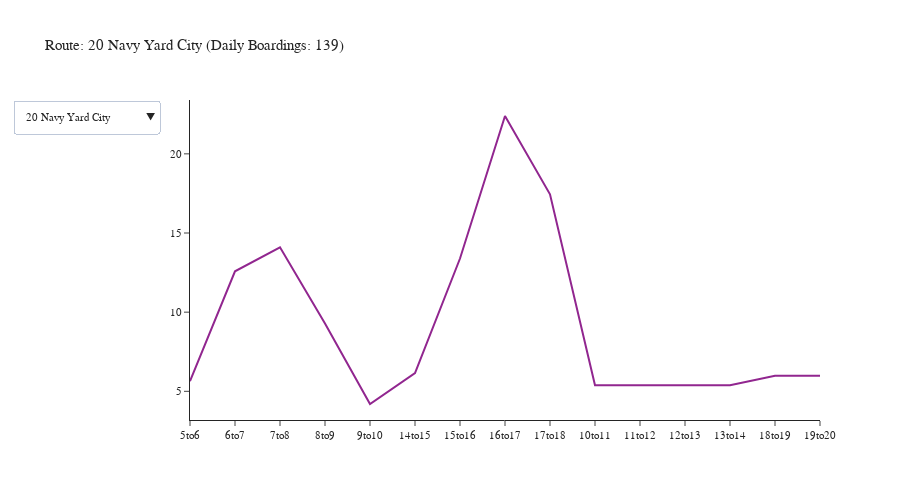

The cell this chart's notebook holds for it:
### Code cell
agency = 'Kitsap Transit'
df = df_transit_line[df_transit_line['agency'] == agency]
df = df.groupby(['tod', 'description']).agg({'boardings': 'sum'}).reset_index()
fig = create_tod_chart(df)
fig.show()

### Figure 1 — Plotly figure (JSON) as saved in the notebook; plotly's stock layout.template omitted (floating-point values rounded to 4 significant figures)
{"data": [{"mode": "lines", "name": "20 Navy Yard City", "type": "scatter", "visible": true, "x": ["5to6", "6to7", "7to8", "8to9", "9to10", "14to15", "15to16", "16to17", "17to18", "10to11", "11to12", "12to13", "13to14", "18to19", "19to20"], "y": [5.643, 12.58, 14.1, 9.284, 4.199, 6.149, 13.39, 22.39, 17.45, 5.38, 5.38, 5.38, 5.38, 5.976, 5.976]}, {"mode": "lines", "name": "212 Brem-Silverdle W", "type": "scatter", "visible": false, "x": ["5to6", "6to7", "7to8", "8to9", "9to10", "14to15", "15to16", "16to17", "17to18", "10to11", "11to12", "12to13", "13to14", "18to19", "19to20", "20to21", "21to22", "22to23", "23to0", "0to1", "1to2", "2to3", "3to4", "4to5"], "y": [24.84, 55.93, 73.03, 48.0, 26.1, 50.08, 53.06, 61.07, 79.95, 30.36, 30.36, 30.36, 30.36, 52.12, 52.12, 6.328, 6.328, 6.328, 6.328, 6.328, 6.328, 6.328, 6.328, 6.328]}, {"mode": "lines", "name": "217 Brem-Silverdle E", "type": "scatter", "visible": false, "x": ["5to6", "6to7", "7to8", "8to9", "9to10", "14to15", "15to16", "16to17", "17to18", "10to11", "11to12", "12to13", "13to14", "18to19", "19to20", "20to21", "21to22", "22to23", "23to0", "0to1", "1to2", "2to3", "3to4", "4to5"], "y": [34.12, 52.63, 111.5, 83.41, 25.7, 58.08, 59.03, 72.91, 75.76, 36.21, 36.21, 36.21, 36.21, 55.06, 55.06, 6.561, 6.561, 6.561, 6.561, 6.561, 6.561, 6.561, 6.561, 6.561]}, {"mode": "lines", "name": "221 Perry Avenue", "type": "scatter", "visible": false, "x": ["5to6", "6to7", "7to8", "8to9", "9to10", "14to15", "15to16", "16to17", "17to18", "10to11", "11to12", "12to13", "13to14", "18to19", "19to20"], "y": [1.564, 16.16, 6.772, 8.9, 2.721, 4.013, 5.618, 10.32, 6.574, 4.393, 4.393, 4.393, 4.393, 12.87, 12.87]}, {"mode": "lines", "name": "223 Kariotis", "type": "scatter", "visible": false, "x": ["6to7", "7to8", "8to9", "9to10", "14to15", "15to16", "16to17", "17to18", "10to11", "11to12", "12to13", "13to14", "18to19", "19to20"], "y": [2.468, 2.775, 8.408, 1.613, 5.638, 2.596, 5.129, 4.817, 2.518, 2.518, 2.518, 2.518, 1.169, 1.169]}, {"mode": "lines", "name": "225 Sheridan Park", "type": "scatter", "visible": false, "x": ["5to6", "6to7", "7to8", "8to9", "9to10", "14to15", "15to16", "16to17", "17to18", "10to11", "11to12", "12to13", "13to14", "18to19", "19to20"], "y": [3.087, 30.37, 4.211, 14.66, 3.777, 4.113, 11.79, 11.11, 11.98, 4.956, 4.956, 4.956, 4.956, 8.745, 8.745]}, {"mode": "lines", "name": "235 E Silvr-Old Twn", "type": "scatter", "visible": false, "x": ["8to9", "9to10", "14to15", "15to16", "16to17", "17to18", "10to11", "11to12", "12to13", "13to14"], "y": [1.314, 0.4681, 0.5126, 0.3013, 1.343, 0.8661, 0.4588, 0.4588, 0.4588, 0.4588]}, {"mode": "lines", "name": "237 W Silvr-Fairgrnd", "type": "scatter", "visible": false, "x": ["9to10", "14to15", "15to16", "16to17", "17to18", "10to11", "11to12", "12to13", "13to14", "18to19", "19to20"], "y": [0.1467, 0.07143, 1.743, 0.3422, 1.33, 0.9966, 0.9966, 0.9966, 0.9966, 0.213, 0.213]}, {"mode": "lines", "name": "24 Olympic College", "type": "scatter", "visible": false, "x": ["5to6", "6to7", "7to8", "8to9", "9to10", "14to15", "15to16", "16to17", "17to18", "10to11", "11to12", "12to13", "13to14", "18to19", "19to20"], "y": [11.03, 21.55, 18.98, 14.08, 5.738, 9.23, 12.5, 25.01, 12.21, 6.977, 6.977, 6.977, 6.977, 9.888, 9.888]}, {"mode": "lines", "name": "26 Bay Vista", "type": "scatter", "visible": false, "x": ["5to6", "6to7", "7to8", "8to9", "9to10", "14to15", "15to16", "16to17", "17to18", "10to11", "11to12", "12to13", "13to14", "18to19", "19to20"], "y": [6.63, 13.4, 10.71, 8.891, 4.736, 3.7, 13.72, 23.88, 22.25, 4.444, 4.444, 4.444, 4.444, 11.01, 11.01]}, {"mode": "lines", "name": "301 N Kitsap FF", "type": "scatter", "visible": false, "x": ["5to6", "6to7", "8to9", "9to10", "15to16", "16to17", "17to18", "10to11", "11to12", "12to13", "13to14", "18to19", "19to20"], "y": [21.85, 28.21, 10.12, 3.418, 16.78, 30.58, 22.32, 2.286, 2.286, 2.286, 2.286, 7.948, 7.948]}, {"mode": "lines", "name": "302 Suquam-Kingston", "type": "scatter", "visible": false, "x": ["6to7", "7to8", "8to9", "15to16", "16to17", "17to18", "10to11", "11to12", "12to13", "13to14", "18to19", "19to20"], "y": [3.0, 7.479, 1.0, 1.0, 4.635, 9.725, 0.1097, 0.1097, 0.1097, 0.1097, 1.299, 1.299]}, {"mode": "lines", "name": "307 N Vkng-KingstnFF", "type": "scatter", "visible": false, "x": ["6to7", "7to8", "8to9", "9to10", "15to16", "16to17", "17to18", "10to11", "11to12", "12to13", "13to14", "18to19", "19to20"], "y": [1.0, 0.521, 3.0, 0.0, 0.0, 2.365, 12.33, 1.75, 1.75, 1.75, 1.75, 0.701, 0.701]}, {"mode": "lines", "name": "332 Poulsbo-Silvrdle", "type": "scatter", "visible": false, "x": ["7to8", "8to9", "9to10", "14to15", "15to16", "16to17", "17to18", "10to11", "11to12", "12to13", "13to14", "18to19", "19to20"], "y": [4.513, 8.862, 5.055, 46.47, 5.386, 5.261, 5.113, 5.51, 5.51, 5.51, 5.51, 4.618, 4.618]}, {"mode": "lines", "name": "344 Poulsbo Central", "type": "scatter", "visible": false, "x": ["8to9", "9to10", "14to15", "15to16", "16to17", "17to18", "10to11", "11to12", "12to13", "13to14"], "y": [8.812, 1.3, 3.345, 4.931, 7.704, 1.383, 2.473, 2.473, 2.473, 2.473]}, {"mode": "lines", "name": "390 Poulsbo-Bainbrdg", "type": "scatter", "visible": false, "x": ["5to6", "6to7", "7to8", "8to9", "9to10", "14to15", "15to16", "16to17", "17to18", "10to11", "11to12", "12to13", "13to14", "18to19", "19to20", "20to21", "21to22", "22to23", "23to0", "0to1", "1to2", "2to3", "3to4", "4to5"], "y": [20.13, 21.62, 31.44, 24.56, 11.33, 56.76, 14.24, 33.95, 30.01, 18.37, 18.37, 18.37, 18.37, 21.47, 21.47, 5.339, 5.339, 5.339, 5.339, 5.339, 5.339, 5.339, 5.339, 5.339]}, {"mode": "lines", "name": "4 Tremont", "type": "scatter", "visible": false, "x": ["5to6", "6to7", "7to8", "8to9", "9to10", "14to15", "15to16", "16to17", "17to18", "10to11", "11to12", "12to13", "13to14", "18to19", "19to20"], "y": [1.064, 3.852, 4.094, 2.704, 4.561, 3.034, 1.876, 1.98, 4.026, 2.346, 2.346, 2.346, 2.346, 0.7551, 0.7551]}, {"mode": "lines", "name": "5 Sidney", "type": "scatter", "visible": false, "x": ["5to6", "6to7", "7to8", "8to9", "9to10", "14to15", "15to16", "16to17", "17to18", "10to11", "11to12", "12to13", "13to14", "18to19", "19to20"], "y": [0.4352, 8.79, 9.844, 7.29, 9.661, 4.373, 5.91, 6.477, 6.321, 2.381, 2.381, 2.381, 2.381, 1.964, 1.964]}, {"mode": "lines", "name": "8 Bethel", "type": "scatter", "visible": false, "x": ["5to6", "6to7", "7to8", "8to9", "9to10", "14to15", "15to16", "16to17", "17to18", "10to11", "11to12", "12to13", "13to14", "18to19", "19to20"], "y": [6.591, 16.22, 26.77, 21.08, 20.09, 23.75, 27.3, 19.19, 34.49, 17.23, 17.23, 17.23, 17.23, 16.22, 16.22]}, {"mode": "lines", "name": "9 E Port Orchard", "type": "scatter", "visible": false, "x": ["6to7", "7to8", "8to9", "9to10", "14to15", "15to16", "16to17", "17to18", "10to11", "11to12", "12to13", "13to14", "18to19", "19to20"], "y": [1.995, 11.05, 5.061, 9.35, 12.57, 5.59, 7.123, 10.63, 6.315, 6.315, 6.315, 6.315, 3.351, 3.351]}, {"mode": "lines", "name": "Brem-Pt Orchard FF", "type": "scatter", "visible": false, "x": ["5to6", "6to7", "7to8", "8to9", "9to10", "14to15", "15to16", "16to17", "17to18", "10to11", "11to12", "12to13", "13to14", "18to19", "19to20", "20to21", "21to22", "22to23", "23to0", "0to1", "1to2", "2to3", "3to4", "4to5"], "y": [78.33, 222.4, 205.7, 172.6, 94.2, 88.9, 116.6, 78.13, 170.7, 76.54, 76.54, 76.54, 76.54, 85.15, 85.15, 16.06, 16.06, 16.06, 16.06, 16.06, 16.06, 16.06, 16.06, 16.06]}, {"mode": "lines", "name": "Seattle-Bremerton FF", "type": "scatter", "visible": false, "x": ["5to6", "6to7", "7to8", "8to9", "9to10", "14to15", "15to16", "16to17", "17to18", "10to11", "11to12", "12to13", "13to14", "18to19", "19to20", "20to21", "21to22", "22to23", "23to0", "0to1", "1to2", "2to3", "3to4", "4to5"], "y": [266.9, 421.6, 477.1, 222.7, 68.4, 72.83, 236.3, 320.2, 509.7, 44.63, 44.63, 44.63, 44.63, 182.7, 182.7, 19.65, 19.65, 19.65, 19.65, 19.65, 19.65, 19.65, 19.65, 19.65]}, {"mode": "lines", "name": "Seattle-Kingston FF", "type": "scatter", "visible": false, "x": ["5to6", "6to7", "7to8", "8to9", "14to15", "15to16", "16to17", "17to18", "10to11", "11to12", "12to13", "13to14", "18to19", "19to20"], "y": [2.0, 0.0, 0.0, 1.0, 26.0, 40.0, 4.0, 28.0, 0.0, 0.0, 0.0, 0.0, 1.5, 1.5]}, {"mode": "lines", "name": "Brem-Annapolis FF", "type": "scatter", "visible": false, "x": ["5to6", "6to7", "7to8", "14to15", "15to16", "16to17", "17to18"], "y": [6.023, 17.92, 31.33, 16.03, 107.7, 97.74, 75.85]}, {"mode": "lines", "name": "Seattle-Southwrth FF", "type": "scatter", "visible": false, "x": ["5to6", "6to7", "7to8", "8to9", "14to15", "15to16", "16to17", "17to18", "18to19", "19to20"], "y": [107.2, 107.2, 67.2, 29.72, 40.17, 18.97, 86.43, 62.11, 41.91, 41.91]}, {"mode": "lines", "name": "106 Fletcher Bay", "type": "scatter", "visible": false, "x": ["5to6", "6to7", "7to8", "15to16", "16to17", "17to18", "18to19", "19to20"], "y": [3.525, 9.488, 3.673, 5.162, 2.483, 6.846, 2.921, 2.921]}, {"mode": "lines", "name": "215 McWilliams", "type": "scatter", "visible": false, "x": ["5to6", "6to7", "7to8", "15to16", "16to17", "17to18", "18to19", "19to20"], "y": [40.14, 48.99, 26.97, 17.22, 45.95, 61.32, 16.33, 16.33]}, {"mode": "lines", "name": "219 Crossroads", "type": "scatter", "visible": false, "x": ["5to6", "6to7", "7to8", "15to16", "16to17"], "y": [4.829, 6.188, 3.033, 9.57, 1.216]}, {"mode": "lines", "name": "333 Silvrdale-Bainb", "type": "scatter", "visible": false, "x": ["5to6", "6to7", "15to16", "16to17", "17to18", "18to19", "19to20", "20to21", "21to22", "22to23", "23to0", "0to1", "1to2", "2to3", "3to4", "4to5"], "y": [65.93, 14.7, 13.87, 25.04, 24.2, 15.2, 15.2, 2.883, 2.883, 2.883, 2.883, 2.883, 2.883, 2.883, 2.883, 2.883]}, {"mode": "lines", "name": "81 Annapolis Commutr", "type": "scatter", "visible": false, "x": ["5to6", "6to7", "7to8", "15to16", "16to17", "17to18"], "y": [8.652, 11.53, 2.654, 6.958, 29.76, 5.193]}, {"mode": "lines", "name": "85 Mullenix Express", "type": "scatter", "visible": false, "x": ["5to6", "6to7", "7to8", "15to16", "16to17", "17to18", "18to19", "19to20"], "y": [3.1, 12.2, 3.2, 2.129, 1.612, 2.031, 2.414, 2.414]}, {"mode": "lines", "name": "86 Southwrth Shuttle", "type": "scatter", "visible": false, "x": ["5to6", "6to7", "7to8", "8to9", "15to16", "16to17", "17to18", "18to19", "19to20"], "y": [65.64, 170.6, 18.99, 59.06, 47.53, 54.83, 73.84, 35.17, 35.17]}, {"mode": "lines", "name": "93 Manzanita", "type": "scatter", "visible": false, "x": ["5to6", "6to7", "7to8", "15to16", "16to17", "17to18", "18to19", "19to20"], "y": [2.229, 6.369, 6.559, 3.067, 3.807, 4.598, 2.111, 2.111]}, {"mode": "lines", "name": "94 Agate Point", "type": "scatter", "visible": false, "x": ["5to6", "6to7", "7to8", "15to16", "16to17", "17to18", "18to19", "19to20"], "y": [4.505, 9.01, 4.674, 5.096, 5.852, 10.09, 3.201, 3.201]}, {"mode": "lines", "name": "95 Battle Point", "type": "scatter", "visible": false, "x": ["5to6", "6to7", "7to8", "15to16", "16to17", "17to18", "18to19", "19to20"], "y": [4.308, 6.679, 10.93, 7.387, 3.315, 9.122, 4.574, 4.574]}, {"mode": "lines", "name": "96 Sunrise", "type": "scatter", "visible": false, "x": ["5to6", "6to7", "7to8", "15to16", "16to17", "17to18", "18to19", "19to20"], "y": [4.495, 11.99, 12.33, 4.37, 4.713, 11.28, 3.197, 3.197]}, {"mode": "lines", "name": "97 Crystal Springs", "type": "scatter", "visible": false, "x": ["5to6", "6to7", "7to8", "15to16", "16to17", "17to18", "18to19", "19to20"], "y": [11.5, 14.71, 20.16, 9.941, 13.51, 15.75, 5.688, 5.688]}, {"mode": "lines", "name": "98 Fort Ward", "type": "scatter", "visible": false, "x": ["5to6", "6to7", "7to8", "15to16", "16to17", "17to18", "18to19", "19to20"], "y": [20.24, 23.97, 16.64, 18.68, 22.4, 21.92, 7.526, 7.526]}, {"mode": "lines", "name": "99 Bill Point", "type": "scatter", "visible": false, "x": ["5to6", "6to7", "7to8", "15to16", "16to17", "17to18", "18to19", "19to20"], "y": [12.42, 19.66, 26.61, 9.348, 14.61, 8.463, 1.453, 1.453]}, {"mode": "lines", "name": "222 Gateway", "type": "scatter", "visible": false, "x": ["5to6", "6to7", "7to8", "17to18", "18to19", "19to20"], "y": [7.36, 10.04, 3.1, 45.11, 4.75, 4.75]}, {"mode": "lines", "name": "377 BI Ferry-Pbo", "type": "scatter", "visible": false, "x": ["18to19", "19to20"], "y": [2.029, 2.029]}], "layout": {"font": {"size": 11}, "height": 500, "title": {"text": "Route: 20 Navy Yard City (Daily Boardings: 139)"}, "updatemenus": [{"buttons": [{"args": [{"visible": [true, false, false, false, false, false, false, false, false, false, false, false, false, false, false, false, false, false, false, false, false, false, false, false, false, false, false, false, false, false, false, false, false, false, false, false, false, false, false, false, false]}, {"title": "Route: 20 Navy Yard City (Daily Boardings: 139)"}], "label": "20 Navy Yard City", "method": "update"}, {"args": [{"visible": [false, true, false, false, false, false, false, false, false, false, false, false, false, false, false, false, false, false, false, false, false, false, false, false, false, false, false, false, false, false, false, false, false, false, false, false, false, false, false, false, false]}, {"title": "Route: 212 Brem-Silverdle W (Daily Boardings: 755)"}], "label": "212 Brem-Silverdle W", "method": "update"}, {"args": [{"visible": [false, false, true, false, false, false, false, false, false, false, false, false, false, false, false, false, false, false, false, false, false, false, false, false, false, false, false, false, false, false, false, false, false, false, false, false, false, false, false, false, false]}, {"title": "Route: 217 Brem-Silverdle E (Daily Boardings: 887)"}], "label": "217 Brem-Silverdle E", "method": "update"}, {"args": [{"visible": [false, false, false, true, false, false, false, false, false, false, false, false, false, false, false, false, false, false, false, false, false, false, false, false, false, false, false, false, false, false, false, false, false, false, false, false, false, false, false, false, false]}, {"title": "Route: 221 Perry Avenue (Daily Boardings: 106)"}], "label": "221 Perry Avenue", "method": "update"}, {"args": [{"visible": [false, false, false, false, true, false, false, false, false, false, false, false, false, false, false, false, false, false, false, false, false, false, false, false, false, false, false, false, false, false, false, false, false, false, false, false, false, false, false, false, false]}, {"title": "Route: 223 Kariotis (Daily Boardings: 46)"}], "label": "223 Kariotis", "method": "update"}, {"args": [{"visible": [false, false, false, false, false, true, false, false, false, false, false, false, false, false, false, false, false, false, false, false, false, false, false, false, false, false, false, false, false, false, false, false, false, false, false, false, false, false, false, false, false]}, {"title": "Route: 225 Sheridan Park (Daily Boardings: 132)"}], "label": "225 Sheridan Park", "method": "update"}, {"args": [{"visible": [false, false, false, false, false, false, true, false, false, false, false, false, false, false, false, false, false, false, false, false, false, false, false, false, false, false, false, false, false, false, false, false, false, false, false, false, false, false, false, false, false]}, {"title": "Route: 235 E Silvr-Old Twn (Daily Boardings: 7)"}], "label": "235 E Silvr-Old Twn", "method": "update"}, {"args": [{"visible": [false, false, false, false, false, false, false, true, false, false, false, false, false, false, false, false, false, false, false, false, false, false, false, false, false, false, false, false, false, false, false, false, false, false, false, false, false, false, false, false, false]}, {"title": "Route: 237 W Silvr-Fairgrnd (Daily Boardings: 8)"}], "label": "237 W Silvr-Fairgrnd", "method": "update"}, {"args": [{"visible": [false, false, false, false, false, false, false, false, true, false, false, false, false, false, false, false, false, false, false, false, false, false, false, false, false, false, false, false, false, false, false, false, false, false, false, false, false, false, false, false, false]}, {"title": "Route: 24 Olympic College (Daily Boardings: 178)"}], "label": "24 Olympic College", "method": "update"}, {"args": [{"visible": [false, false, false, false, false, false, false, false, false, true, false, false, false, false, false, false, false, false, false, false, false, false, false, false, false, false, false, false, false, false, false, false, false, false, false, false, false, false, false, false, false]}, {"title": "Route: 26 Bay Vista (Daily Boardings: 148)"}], "label": "26 Bay Vista", "method": "update"}, {"args": [{"visible": [false, false, false, false, false, false, false, false, false, false, true, false, false, false, false, false, false, false, false, false, false, false, false, false, false, false, false, false, false, false, false, false, false, false, false, false, false, false, false, false, false]}, {"title": "Route: 301 N Kitsap FF (Daily Boardings: 158)"}], "label": "301 N Kitsap FF", "method": "update"}, {"args": [{"visible": [false, false, false, false, false, false, false, false, false, false, false, true, false, false, false, false, false, false, false, false, false, false, false, false, false, false, false, false, false, false, false, false, false, false, false, false, false, false, false, false, false]}, {"title": "Route: 302 Suquam-Kingston (Daily Boardings: 30)"}], "label": "302 Suquam-Kingston", "method": "update"}, {"args": [{"visible": [false, false, false, false, false, false, false, false, false, false, false, false, true, false, false, false, false, false, false, false, false, false, false, false, false, false, false, false, false, false, false, false, false, false, false, false, false, false, false, false, false]}, {"title": "Route: 307 N Vkng-KingstnFF (Daily Boardings: 28)"}], "label": "307 N Vkng-KingstnFF", "method": "update"}, {"args": [{"visible": [false, false, false, false, false, false, false, false, false, false, false, false, false, true, false, false, false, false, false, false, false, false, false, false, false, false, false, false, false, false, false, false, false, false, false, false, false, false, false, false, false]}, {"title": "Route: 332 Poulsbo-Silvrdle (Daily Boardings: 112)"}], "label": "332 Poulsbo-Silvrdle", "method": "update"}, {"args": [{"visible": [false, false, false, false, false, false, false, false, false, false, false, false, false, false, true, false, false, false, false, false, false, false, false, false, false, false, false, false, false, false, false, false, false, false, false, false, false, false, false, false, false]}, {"title": "Route: 344 Poulsbo Central (Daily Boardings: 37)"}], "label": "344 Poulsbo Central", "method": "update"}, {"args": [{"visible": [false, false, false, false, false, false, false, false, false, false, false, false, false, false, false, true, false, false, false, false, false, false, false, false, false, false, false, false, false, false, false, false, false, false, false, false, false, false, false, false, false]}, {"title": "Route: 390 Poulsbo-Bainbrdg (Daily Boardings: 409)"}], "label": "390 Poulsbo-Bainbrdg", "method": "update"}, {"args": [{"visible": [false, false, false, false, false, false, false, false, false, false, false, false, false, false, false, false, true, false, false, false, false, false, false, false, false, false, false, false, false, false, false, false, false, false, false, false, false, false, false, false, false]}, {"title": "Route: 4 Tremont (Daily Boardings: 38)"}], "label": "4 Tremont", "method": "update"}, {"args": [{"visible": [false, false, false, false, false, false, false, false, false, false, false, false, false, false, false, false, false, true, false, false, false, false, false, false, false, false, false, false, false, false, false, false, false, false, false, false, false, false, false, false, false]}, {"title": "Route: 5 Sidney (Daily Boardings: 73)"}], "label": "5 Sidney", "method": "update"}, {"args": [{"visible": [false, false, false, false, false, false, false, false, false, false, false, false, false, false, false, false, false, false, true, false, false, false, false, false, false, false, false, false, false, false, false, false, false, false, false, false, false, false, false, false, false]}, {"title": "Route: 8 Bethel (Daily Boardings: 297)"}], "label": "8 Bethel", "method": "update"}, {"args": [{"visible": [false, false, false, false, false, false, false, false, false, false, false, false, false, false, false, false, false, false, false, true, false, false, false, false, false, false, false, false, false, false, false, false, false, false, false, false, false, false, false, false, false]}, {"title": "Route: 9 E Port Orchard (Daily Boardings: 95)"}], "label": "9 E Port Orchard", "method": "update"}, {"args": [{"visible": [false, false, false, false, false, false, false, false, false, false, false, false, false, false, false, false, false, false, false, false, true, false, false, false, false, false, false, false, false, false, false, false, false, false, false, false, false, false, false, false, false]}, {"title": "Route: Brem-Pt Orchard FF (Daily Boardings: 1,849)"}], "label": "Brem-Pt Orchard FF", "method": "update"}, {"args": [{"visible": [false, false, false, false, false, false, false, false, false, false, false, false, false, false, false, false, false, false, false, false, false, true, false, false, false, false, false, false, false, false, false, false, false, false, false, false, false, false, false, false, false]}, {"title": "Route: Seattle-Bremerton FF (Daily Boardings: 3,317)"}], "label": "Seattle-Bremerton FF", "method": "update"}, {"args": [{"visible": [false, false, false, false, false, false, false, false, false, false, false, false, false, false, false, false, false, false, false, false, false, false, true, false, false, false, false, false, false, false, false, false, false, false, false, false, false, false, false, false, false]}, {"title": "Route: Seattle-Kingston FF (Daily Boardings: 104)"}], "label": "Seattle-Kingston FF", "method": "update"}, {"args": [{"visible": [false, false, false, false, false, false, false, false, false, false, false, false, false, false, false, false, false, false, false, false, false, false, false, true, false, false, false, false, false, false, false, false, false, false, false, false, false, false, false, false, false]}, {"title": "Route: Brem-Annapolis FF (Daily Boardings: 353)"}], "label": "Brem-Annapolis FF", "method": "update"}, {"args": [{"visible": [false, false, false, false, false, false, false, false, false, false, false, false, false, false, false, false, false, false, false, false, false, false, false, false, true, false, false, false, false, false, false, false, false, false, false, false, false, false, false, false, false]}, {"title": "Route: Seattle-Southwrth FF (Daily Boardings: 603)"}], "label": "Seattle-Southwrth FF", "method": "update"}, {"args": [{"visible": [false, false, false, false, false, false, false, false, false, false, false, false, false, false, false, false, false, false, false, false, false, false, false, false, false, true, false, false, false, false, false, false, false, false, false, false, false, false, false, false, false]}, {"title": "Route: 106 Fletcher Bay (Daily Boardings: 37)"}], "label": "106 Fletcher Bay", "method": "update"}, {"args": [{"visible": [false, false, false, false, false, false, false, false, false, false, false, false, false, false, false, false, false, false, false, false, false, false, false, false, false, false, true, false, false, false, false, false, false, false, false, false, false, false, false, false, false]}, {"title": "Route: 215 McWilliams (Daily Boardings: 273)"}], "label": "215 McWilliams", "method": "update"}, {"args": [{"visible": [false, false, false, false, false, false, false, false, false, false, false, false, false, false, false, false, false, false, false, false, false, false, false, false, false, false, false, true, false, false, false, false, false, false, false, false, false, false, false, false, false]}, {"title": "Route: 219 Crossroads (Daily Boardings: 25)"}], "label": "219 Crossroads", "method": "update"}, {"args": [{"visible": [false, false, false, false, false, false, false, false, false, false, false, false, false, false, false, false, false, false, false, false, false, false, false, false, false, false, false, false, true, false, false, false, false, false, false, false, false, false, false, false, false]}, {"title": "Route: 333 Silvrdale-Bainb (Daily Boardings: 200)"}], "label": "333 Silvrdale-Bainb", "method": "update"}, {"args": [{"visible": [false, false, false, false, false, false, false, false, false, false, false, false, false, false, false, false, false, false, false, false, false, false, false, false, false, false, false, false, false, true, false, false, false, false, false, false, false, false, false, false, false]}, {"title": "Route: 81 Annapolis Commutr (Daily Boardings: 65)"}], "label": "81 Annapolis Commutr", "method": "update"}, {"args": [{"visible": [false, false, false, false, false, false, false, false, false, false, false, false, false, false, false, false, false, false, false, false, false, false, false, false, false, false, false, false, false, false, true, false, false, false, false, false, false, false, false, false, false]}, {"title": "Route: 85 Mullenix Express (Daily Boardings: 29)"}], "label": "85 Mullenix Express", "method": "update"}, {"args": [{"visible": [false, false, false, false, false, false, false, false, false, false, false, false, false, false, false, false, false, false, false, false, false, false, false, false, false, false, false, false, false, false, false, true, false, false, false, false, false, false, false, false, false]}, {"title": "Route: 86 Southwrth Shuttle (Daily Boardings: 561)"}], "label": "86 Southwrth Shuttle", "method": "update"}, {"args": [{"visible": [false, false, false, false, false, false, false, false, false, false, false, false, false, false, false, false, false, false, false, false, false, false, false, false, false, false, false, false, false, false, false, false, true, false, false, false, false, false, false, false, false]}, {"title": "Route: 93 Manzanita (Daily Boardings: 31)"}], "label": "93 Manzanita", "method": "update"}, {"args": [{"visible": [false, false, false, false, false, false, false, false, false, false, false, false, false, false, false, false, false, false, false, false, false, false, false, false, false, false, false, false, false, false, false, false, false, true, false, false, false, false, false, false, false]}, {"title": "Route: 94 Agate Point (Daily Boardings: 46)"}], "label": "94 Agate Point", "method": "update"}, {"args": [{"visible": [false, false, false, false, false, false, false, false, false, false, false, false, false, false, false, false, false, false, false, false, false, false, false, false, false, false, false, false, false, false, false, false, false, false, true, false, false, false, false, false, false]}, {"title": "Route: 95 Battle Point (Daily Boardings: 51)"}], "label": "95 Battle Point", "method": "update"}, {"args": [{"visible": [false, false, false, false, false, false, false, false, false, false, false, false, false, false, false, false, false, false, false, false, false, false, false, false, false, false, false, false, false, false, false, false, false, false, false, true, false, false, false, false, false]}, {"title": "Route: 96 Sunrise (Daily Boardings: 56)"}], "label": "96 Sunrise", "method": "update"}, {"args": [{"visible": [false, false, false, false, false, false, false, false, false, false, false, false, false, false, false, false, false, false, false, false, false, false, false, false, false, false, false, false, false, false, false, false, false, false, false, false, true, false, false, false, false]}, {"title": "Route: 97 Crystal Springs (Daily Boardings: 97)"}], "label": "97 Crystal Springs", "method": "update"}, {"args": [{"visible": [false, false, false, false, false, false, false, false, false, false, false, false, false, false, false, false, false, false, false, false, false, false, false, false, false, false, false, false, false, false, false, false, false, false, false, false, false, true, false, false, false]}, {"title": "Route: 98 Fort Ward (Daily Boardings: 139)"}], "label": "98 Fort Ward", "method": "update"}, {"args": [{"visible": [false, false, false, false, false, false, false, false, false, false, false, false, false, false, false, false, false, false, false, false, false, false, false, false, false, false, false, false, false, false, false, false, false, false, false, false, false, false, true, false, false]}, {"title": "Route: 99 Bill Point (Daily Boardings: 94)"}], "label": "99 Bill Point", "method": "update"}, {"args": [{"visible": [false, false, false, false, false, false, false, false, false, false, false, false, false, false, false, false, false, false, false, false, false, false, false, false, false, false, false, false, false, false, false, false, false, false, false, false, false, false, false, true, false]}, {"title": "Route: 222 Gateway (Daily Boardings: 75)"}], "label": "222 Gateway", "method": "update"}, {"args": [{"visible": [false, false, false, false, false, false, false, false, false, false, false, false, false, false, false, false, false, false, false, false, false, false, false, false, false, false, false, false, false, false, false, false, false, false, false, false, false, false, false, false, true]}, {"title": "Route: 377 BI Ferry-Pbo (Daily Boardings: 4)"}], "label": "377 BI Ferry-Pbo", "method": "update"}], "direction": "down", "showactive": true}], "width": 900, "yaxis": {"tickformat": ".00f"}}}
